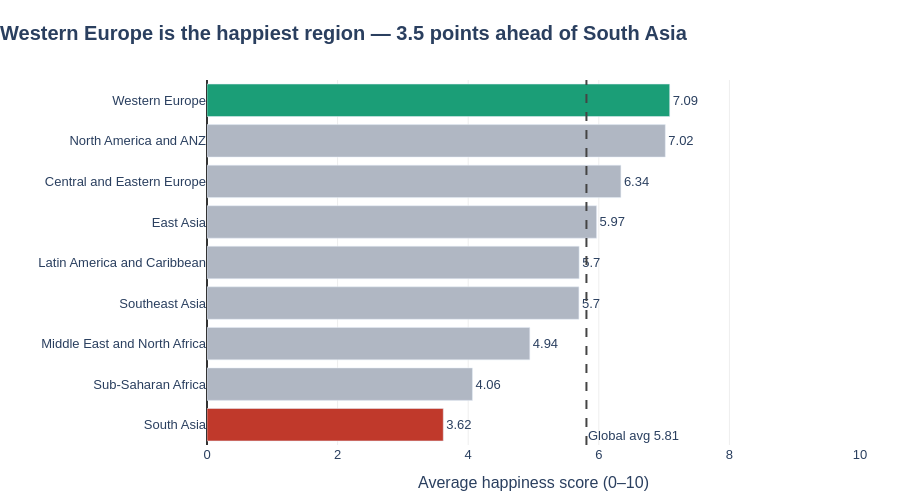

Notebook source saved alongside this figure:
### Markdown cell above
---
## Task 1 — Regional Comparison Bar Chart

**What to build:** A horizontal bar chart showing the **average happiness score by region**, sorted from highest to lowest.

**Requirements:**
- Horizontal orientation (category names are long)
- Sorted by score, descending (so the happiest region is at the top)
- Zero baseline on x-axis
- At least one design choice that goes beyond the Plotly default (colour, annotation, labels, etc.)
- An insight title that answers: *which region stands out and why does it matter?*

**Hint:** Use `df.groupby('Region')['Happiness_Score'].mean()` to compute the averages.

### Code cell
# Task 1: Regional comparison bar chart
# -------------------------------------

# Step 1: Compute average happiness score by region
region_avg = (df.groupby('Region')['Happiness_Score']
              .mean()
              .reset_index()
              .sort_values('Happiness_Score'))  # sort for horizontal bar

print(region_avg)

# Step 2: Build your chart
# YOUR CODE HERE
region_avg = (df.groupby('Region')['Happiness_Score']
              .mean()
              .reset_index()
              .sort_values('Happiness_Score'))

print(region_avg)

global_avg = df['Happiness_Score'].mean()
top_region = region_avg.iloc[-1]
bottom_region = region_avg.iloc[0]

colors = ['#C0392B' if r == bottom_region['Region'] else
          '#1B9E77' if r == top_region['Region'] else '#B0B7C3'
          for r in region_avg['Region']]

fig1 = go.Figure(go.Bar(
    x=region_avg['Happiness_Score'],
    y=region_avg['Region'],
    orientation='h',
    marker_color=colors,
    text=region_avg['Happiness_Score'].round(2),
    textposition='outside',
    cliponaxis=False,
    hovertemplate='%{y}: %{x:.2f}<extra></extra>'
))

fig1.add_vline(x=global_avg, line_dash='dash', line_color='#444',
               annotation_text=f'Global avg {global_avg:.2f}',
               annotation_position='bottom right')

gap = top_region['Happiness_Score'] - bottom_region['Happiness_Score']
fig1.update_layout(
    title=dict(text=(f"<b>{top_region['Region']} is the happiest region — "
                     f"{gap:.1f} points ahead of {bottom_region['Region']}</b>"),
               x=0.0, font=dict(size=20)),
    xaxis=dict(title='Average happiness score (0–10)', range=[0, 10],
               showgrid=True, gridcolor='#EEE', zeroline=True, zerolinecolor='#333'),
    yaxis=dict(title=''),
    plot_bgcolor='white', paper_bgcolor='white',
    font=dict(family='Arial', size=13),
    margin=dict(l=20, r=40, t=80, b=50),
    height=500, showlegend=False
)
fig1.show()

### Figure 1 — Plotly figure (JSON) as saved in the notebook; plotly's stock layout.template omitted (floating-point values rounded to 4 significant figures)
{"data": [{"cliponaxis": false, "hovertemplate": "%{y}: %{x:.2f}<extra></extra>", "marker": {"color": ["#C0392B", "#B0B7C3", "#B0B7C3", "#B0B7C3", "#B0B7C3", "#B0B7C3", "#B0B7C3", "#B0B7C3", "#1B9E77"]}, "orientation": "h", "text": [3.62, 4.06, 4.94, 5.7, 5.7, 5.97, 6.34, 7.02, 7.09], "textposition": "outside", "type": "bar", "x": [3.618, 4.065, 4.943, 5.695, 5.699, 5.966, 6.338, 7.018, 7.086], "y": ["South Asia", "Sub-Saharan Africa", "Middle East and North Africa", "Southeast Asia", "Latin America and Caribbean", "East Asia", "Central and Eastern Europe", "North America and ANZ", "Western Europe"]}], "layout": {"annotations": [{"showarrow": false, "text": "Global avg 5.81", "x": 5.811, "xanchor": "left", "xref": "x", "y": 0, "yanchor": "bottom", "yref": "y domain"}], "font": {"family": "Arial", "size": 13}, "height": 500, "margin": {"b": 50, "l": 20, "r": 40, "t": 80}, "paper_bgcolor": "white", "plot_bgcolor": "white", "shapes": [{"line": {"color": "#444", "dash": "dash"}, "type": "line", "x0": 5.811, "x1": 5.811, "xref": "x", "y0": 0, "y1": 1, "yref": "y domain"}], "showlegend": false, "title": {"font": {"size": 20}, "text": "<b>Western Europe is the happiest region — 3.5 points ahead of South Asia</b>", "x": 0}, "xaxis": {"gridcolor": "#EEE", "range": [0, 10], "showgrid": true, "title": {"text": "Average happiness score (0–10)"}, "zeroline": true, "zerolinecolor": "#333"}, "yaxis": {"title": {"text": ""}}}}
